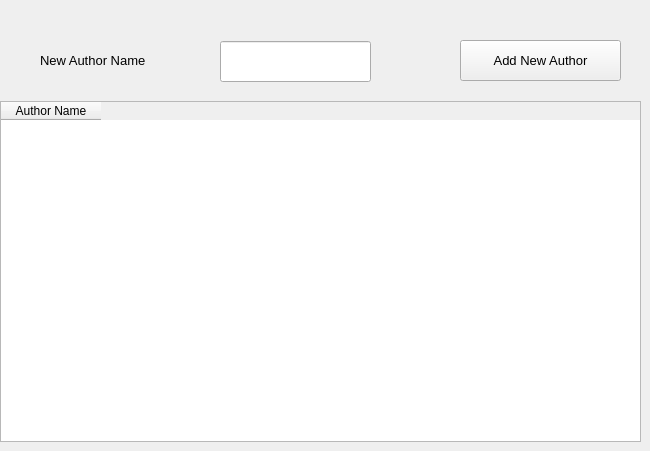
      <widget class="QWidget" name="tab_9">
       <attribute name="title">
        <string>Author</string>
       </attribute>
       <widget class="QLineEdit" name="author_name">
        <property name="geometry">
         <rect>
          <x>220</x>
          <y>41</y>
          <width>151</width>
          <height>41</height>
         </rect>
        </property>
        <property name="text">
         <string/>
        </property>
       </widget>
       <widget class="QLabel" name="label_27">
        <property name="geometry">
         <rect>
          <x>40</x>
          <y>40</y>
          <width>161</width>
          <height>41</height>
         </rect>
        </property>
        <property name="font">
         <font>
          <family>Segoe UI</family>
          <pointsize>10</pointsize>
         </font>
        </property>
        <property name="text">
         <string>New Author Name</string>
        </property>
       </widget>
       <widget class="QTableWidget" name="author_table">
        <property name="geometry">
         <rect>
          <x>0</x>
          <y>101</y>
          <width>641</width>
          <height>341</height>
         </rect>
        </property>
        <property name="font">
         <font>
          <pointsize>9</pointsize>
         </font>
        </property>
        <column>
         <property name="text">
          <string>Author Name</string>
         </property>
        </column>
       </widget>
       <widget class="QPushButton" name="add_author">
        <property name="geometry">
         <rect>
          <x>460</x>
          <y>40</y>
          <width>161</width>
          <height>41</height>
         </rect>
        </property>
        <property name="font">
         <font>
          <family>Segoe UI</family>
          <pointsize>10</pointsize>
         </font>
        </property>
        <property name="text">
         <string>Add New Author</string>
        </property>
       </widget>
      </widget>
